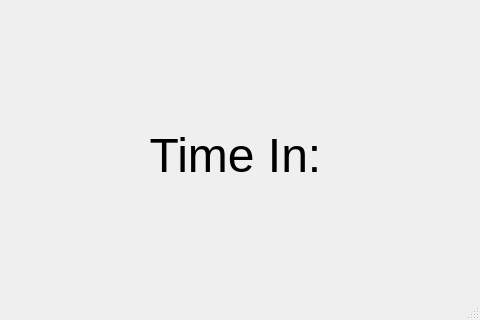
<?xml version="1.0" encoding="UTF-8"?>
<ui version="4.0">
 <class>MainWindow</class>
 <widget class="QMainWindow" name="MainWindow">
  <property name="geometry">
   <rect>
    <x>0</x>
    <y>0</y>
    <width>480</width>
    <height>320</height>
   </rect>
  </property>
  <property name="windowTitle">
   <string>MainWindow</string>
  </property>
  <widget class="QWidget" name="centralwidget">
   <widget class="QLabel" name="label">
    <property name="geometry">
     <rect>
      <x>0</x>
      <y>0</y>
      <width>471</width>
      <height>131</height>
     </rect>
    </property>
    <property name="font">
     <font>
      <pointsize>63</pointsize>
      <weight>75</weight>
      <bold>true</bold>
     </font>
    </property>
    <property name="text">
     <string>&lt;name&gt;</string>
    </property>
    <property name="alignment">
     <set>Qt::AlignCenter</set>
    </property>
   </widget>
   <widget class="QLabel" name="label_2">
    <property name="geometry">
     <rect>
      <x>0</x>
      <y>120</y>
      <width>471</width>
      <height>71</height>
     </rect>
    </property>
    <property name="font">
     <font>
      <pointsize>36</pointsize>
     </font>
    </property>
    <property name="text">
     <string>Time In:</string>
    </property>
    <property name="alignment">
     <set>Qt::AlignCenter</set>
    </property>
   </widget>
   <widget class="QLabel" name="label_3">
    <property name="geometry">
     <rect>
      <x>0</x>
      <y>190</y>
      <width>471</width>
      <height>101</height>
     </rect>
    </property>
    <property name="font">
     <font>
      <pointsize>54</pointsize>
      <weight>75</weight>
      <bold>true</bold>
     </font>
    </property>
    <property name="text">
     <string>&lt;time in&gt;</string>
    </property>
    <property name="alignment">
     <set>Qt::AlignCenter</set>
    </property>
   </widget>
  </widget>
  <widget class="QStatusBar" name="statusbar"/>
 </widget>
 <resources/>
 <connections/>
</ui>
